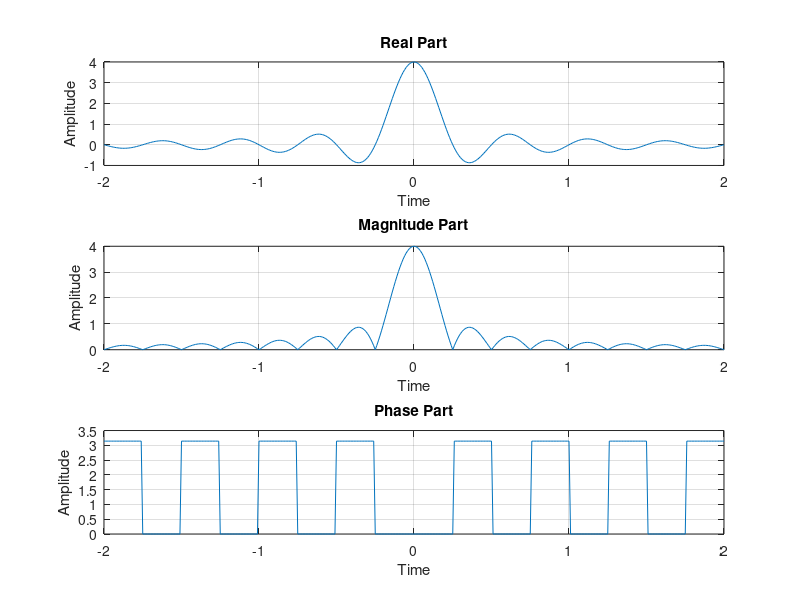

This chart was generated by the following MATLAB code:
clc;
clear all;
close all;
f=-2:0.01:2;
x=4*sinc(4*f);

subplot(3,1,1);
plot(f,x);
xlabel('Time');
ylabel('Amplitude');
title('Real Part');
grid on;

subplot(3,1,2);
plot(f,abs(x));
xlabel('Time');
ylabel('Amplitude');
title('Magnitude Part');
grid on;

subplot(3,1,3);
plot(f,angle(x));
xlabel('Time');
ylabel('Amplitude');
title('Phase Part');
grid on;